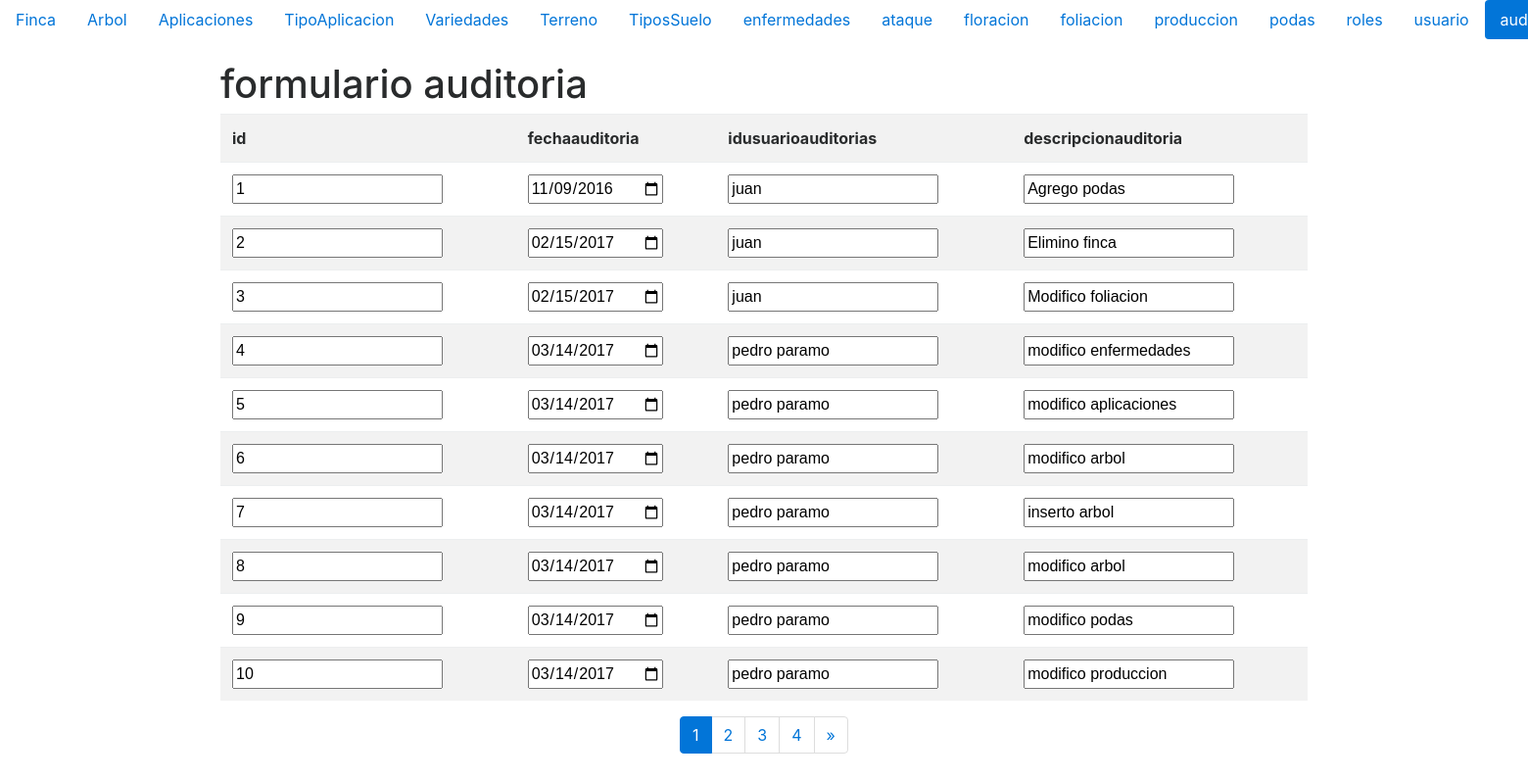
The page /formularioauditoria.php (signed in) on the database its author committed.
### tables this page shows
CREATE TABLE `auditoria` (
  `idauditoria` mediumint(9) NOT NULL,
  `fechaauditoria` date NOT NULL,
  `idusuarioauditorias` mediumint(9) NOT NULL,
  `descripcionauditoria` varchar(60) NOT NULL
);

CREATE TABLE `usuario` (
  `idusuario` mediumint(9) NOT NULL,
  `nombreusuario` varchar(60) NOT NULL,
  `correousuario` varchar(50) NOT NULL,
  `claveusuario` varbinary(64) NOT NULL,
  `fecharegistrousuario` date NOT NULL,
  `fechaultimaclave` date NOT NULL,
  `celularusuario` varchar(13) NOT NULL,
  `idrolusuario` tinyint(4) NOT NULL
);

### auditoria.php (called while the page is built, shortened)
<?php
  class auditoria {
      private $_conexion;
      private $_paginacion =10;
      function __construct ($conexion,$idauditoria,$fechaauditoria,$idusuarioauditorias,$descripcionauditoria){
          $this->_conexion=$conexion;
      }
     function cantPaginas(){
        $cantidaddebloques=mysqli_query($this->_conexion, "SELECT CEIL(COUNT(idauditoria)/$this->_paginacion) AS cantidad FROM auditoria") or die (mysqli_error($this->_conexion));
        $unregistro=mysqli_fetch_array($cantidaddebloques);
        return $unregistro['cantidad'];
    }
    function listar ($pagina){
        if ($pagina<=0){
            $listado=mysqli_query($this->_conexion,"SELECT * FROM auditoria ORDER BY idauditoria") or die (mysqli_error($this->_conexion));
        }else{
            $paginacionMax = $pagina *$this->_paginacion;
            $paginacionMin = $paginacionMax - $this->_paginacion;
            $listado=mysqli_query($this->_conexion,"SELECT* FROM auditoria ORDER BY idauditoria  LIMIT $paginacionMin, $paginacionMax") or die (mysqli_error($this->_conexion));
        }
        return $listado;
    }
 }
 ?>

### usuario.php (called while the page is built, shortened)
<?php
  class usuario {
      private $_conexion;
      private $_paginacion =10;
      function __construct ($conexion,$idusuario,$nombreusuario,$correousuario,$claveusuario,$fecharegistrousuario,$fechaultimaclave,$celularusuario,$idrolusuario){
          $this->_conexion=$conexion;
      }
    function listar ($pagina){
        if ($pagina<=0){
            $listado=mysqli_query($this->_conexion,"SELECT * FROM usuario ORDER BY idusuario") or die (mysqli_error($this->_conexion));
        }else{
            $paginacionMax = $pagina *$this->_paginacion;
            $paginacionMin = $paginacionMax - $this->_paginacion;
            $listado=mysqli_query($this->_conexion,"SELECT * FROM usuario ORDER BY idusuario LIMIT $paginacionMin, $paginacionMax") or die (mysqli_error($this->conexion));
        }
        return $listado;
    }
 }
 ?>

### formularioauditoria.php (the view, shortened to what this page needs)
<!DOCTYPE html>
<?php
   if (isset($_SESSION['id'])){
?>
<html>
<head>
  <link rel="stylesheet" href="css/bootstrap.min.css">
    </head>
    <body>
<?php
   include_once("menu.php");
    $pagina = isset($_GET['pag'])?$_GET['pag']:1;
?>
<div class="container">
<header>
    <h1>formulario auditoria</h1>
</header>
    <table  class="table table-striped">
    <tbody>
        <tr>
         <th scope="col">id</th>
         <th scope="col">fechaauditoria </th>
         <th scope="col">idusuarioauditorias </th>
         <th scope="col"> descripcionauditoria </th>
        </tr>
<?php
$objetoconexion = new conexion();
$conexion =$objetoconexion->conectar();
include_once("../modelo/usuario.php");
$objetousuario = new usuario($conexion,0,'nombreusuario','correousuario','claveusuario','fecharegistrousuario','fehaultimaclave','celularusuario','idrolusuario');
$listausuarios = $objetousuario->listar(0);
include_once("../modelo/auditoria.php");
$objetoauditoria = new auditoria($conexion,0,'idauditoria','fechaauditoria','idusuarioauditorias','descripcionauditoria');
$listaauditorias = $objetoauditoria->listar($pagina);
while($unregistro =mysqli_fetch_array($listaauditorias)){
    echo '<tr><form id="fmodificarauditoria'.$unregistro["idauditoria"].'" action="../controlador/controladorauditoria.php" method="post">';
    echo '<td><input type="number" name="fidusuarioauditoria"   value="'.$unregistro['idauditoria'].'"></td>';
    echo '<td><input type="date" name="ffechaauditoria"  value="'.$unregistro['fechaauditoria'].'"></td>';
    while($registroauditoria =mysqli_fetch_array($listausuarios)){
      if($unregistro['idusuarioauditorias']==$registroauditoria['idusuario']){
        echo '<td><input type="text" name="fidusuarioauditorias"  value="'.$registroauditoria['nombreusuario'].'"></td>';
      }
    }
    mysqli_data_seek($listausuarios,0);
    echo '<td><input type="text" name="fdescripcionauditoria"  value="'.$unregistro['descripcionauditoria'].'"></td>';
    echo '</form></tr>';
}
?>
</tbody>
</table>
<nav><ul class="pagination justify-content-center">
<?php
$cantPaginas=$objetoauditoria->cantPaginas();
if($cantPaginas>1){
    for($i=1;$i<=$cantPaginas;$i++){
        if($i==$pagina){
            echo '<li class="page-item active"><a class="page-link" href="#">'.$i.'</a></li>';
        }else{
            echo '<li class="page-item"><a class="page-link" href="formularioauditoria.php?pag='.$i.'">'.$i.'</a></li>';
        }
    }
    if ($pagina<$cantPaginas){
        echo '<li class="page-item"><a class="page-link" href="formularioauditoria.php?pag='.($pagina+1).'" aria-label="siguiente"><span aria-hidden="true">&raquo;</span></a></li>';
    }
}
?>
</ul></nav>
</div>
</body>
</html>
<?php
}else{
       header("location:../index.php");
   }
?>

### rows shown on the page
auditoria: fidusuarioauditoria "1", ffechaauditoria "11/09/2016", fdescripcionauditoria "Agrego podas"
usuario: fidusuarioauditorias "juan"
auditoria: fidusuarioauditoria "2", ffechaauditoria "02/15/2017", fdescripcionauditoria "Elimino finca"
auditoria: fidusuarioauditoria "3", ffechaauditoria "02/15/2017", fdescripcionauditoria "Modifico foliacion"
auditoria: fidusuarioauditoria "4", ffechaauditoria "03/14/2017", fdescripcionauditoria "modifico enfermedades"
usuario: fidusuarioauditorias "pedro paramo"
auditoria: fidusuarioauditoria "5", ffechaauditoria "03/14/2017", fdescripcionauditoria "modifico aplicaciones"
auditoria: fidusuarioauditoria "6", ffechaauditoria "03/14/2017", fdescripcionauditoria "modifico arbol"
auditoria: fidusuarioauditoria "7", ffechaauditoria "03/14/2017", fdescripcionauditoria "inserto arbol"
auditoria: fidusuarioauditoria "8", ffechaauditoria "03/14/2017", fdescripcionauditoria "modifico arbol"
auditoria: fidusuarioauditoria "9", ffechaauditoria "03/14/2017", fdescripcionauditoria "modifico podas"
auditoria: fidusuarioauditoria "10", ffechaauditoria "03/14/2017", fdescripcionauditoria "modifico produccion"
